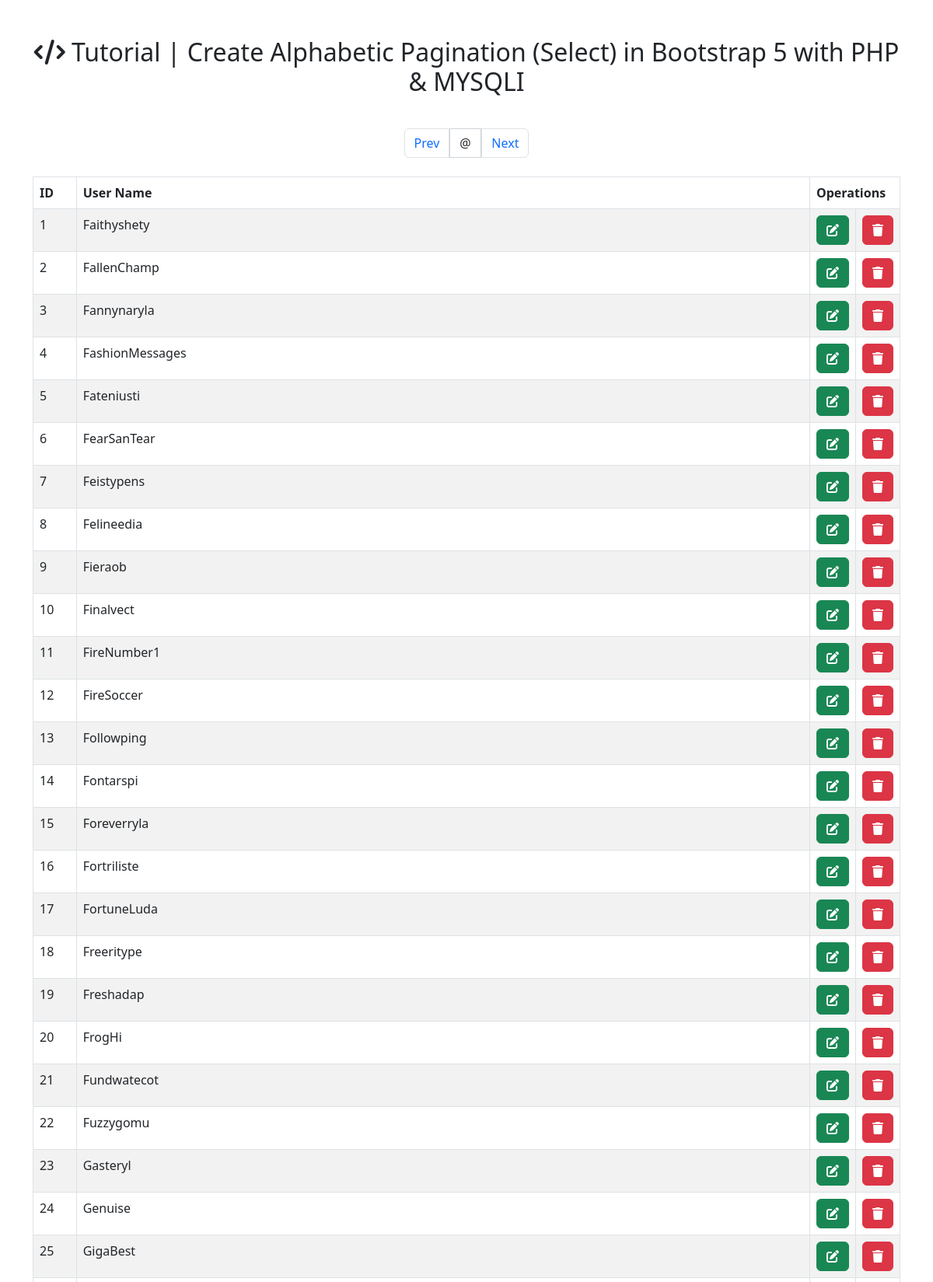
/Tutorial_Create_Alphabetical_Select_PHP_Pagination_with_Bootstrap_5_in_PHP_MYSQLI/index.php (upper part), run on the app's committed database.
### tables this page shows
CREATE TABLE `users` (
  `user_id` int(11) NOT NULL PRIMARY KEY AUTO_INCREMENT,
  `user_name` varchar(30) NOT NULL
);

### Tutorial_Create_Alphabetical_Select_PHP_Pagination_with_Bootstrap_5_in_PHP_MYSQLI/index.php (the view, shortened to what this page needs)
<?php
 $mysqli = mysqli_connect('localhost', 'db_user', 'db_password', 'db_name');
 $character_is = '';
 if(isset($_GET["character"])) {
      $character_is = $_GET["character"];
      $character_is = preg_replace('#[^a-z]#i', '', $character_is);
      $current_character = $character_is;
      $query = "SELECT * FROM users WHERE user_name LIKE '$character_is%'";
 } else {
      $query = "SELECT * FROM users ORDER BY user_id";
 }
 $result = mysqli_query($mysqli, $query);
 if (empty($letter)) {
   $next = chr(ord('A') + 0);
 }
 if ($letter = $character_is) {
   $next = chr(ord($letter) + 1);
 }
 $previous = chr(ord($letter) - 1 );
?>
<!DOCTYPE html>
<html lang="en">
    <head>
           <link rel="stylesheet" href="https://cdn.jsdelivr.net/npm/bootstrap@5.2.0/dist/css/bootstrap.min.css" />
           <link rel="stylesheet" href="https://cdnjs.cloudflare.com/ajax/libs/font-awesome/6.2.0/css/all.min.css" />
      </head>
      <body>
           <div class="container mt-5">
                <h2 class="mb-3" align="center"><i class="fa-solid fa-code"></i> Tutorial | Create Alphabetic Pagination (Select) in Bootstrap 5 with PHP & MYSQLI</h2>
                <div class="table-responsive">
                     <div align="center">
                     <?php
                          echo '<nav aria-label="Pagination">
                          <ul class="pagination justify-content-center my-4 custom-pagination">';
                          ?>
                          <li class="page-item">
                               <a class="page-link" <?php if($letter > '@') { echo "href='index.php?character=$previous'"; } ?>>Prev</a>
                          </li>
                         <?php
                          echo'<li class="page-item">
                                 <select class="form-control shadow-none">';
                                   $selected = '';
                         ?>
                                   <option value="@" onClick="window.location = 'index.php?character=&#64;'"<?php echo $selected ?>>@</option>
                                   <?php
                              echo '</select>
                              </li>';
                         ?>
                          <li class="page-item">
                               <a  class="page-link" <?php if($letter < 'Z') { echo "href='index.php?character=$next'"; } ?>>Next</a>
                          </li>
                              <?php
                          echo '
                            </ul>
                         </nav>
                          ';
                     ?>
                     </div>
                     <table class="table table-striped table-bordered">
                        <thead class="thead-white">
                         <tr>
                               <th width="5%">ID</th>
                               <th width="85%">User Name</th>
                               <th width="10%" colspan="2">Operations</th>
                         </tr>
                         </thead>
                          <?php
                          if(mysqli_num_rows($result) > 0) {
                               while($data_user = mysqli_fetch_array($result)) {
                          ?>
                          <tr>
                               <td><?php echo $data_user["user_id"]; ?></td>
                               <td><?php echo $data_user["user_name"]; ?></td>
                               <td><span class="btn btn-success"><i class="fa-solid fa-edit"></i></span></td>
                               <td><span class="btn btn-danger"><i class="fa-solid fa-trash"></i></span></td>
                          </tr>
                          <?php
                               }
                          }
                          else {
                          ?>
                          <tr>
                               <td colspan="3" align="center">Query data was not Found</td>
                          </tr>
                          <?php
                          }
                          ?>
                     </table>
                </div>
           </div>
      </body>
 </html>

### Tutorial_Create_Alphabetical_Select_PHP_Pagination_with_Bootstrap_5_in_PHP_MYSQLI/index.php (style rules this page uses)
.custom-pagination select { border-radius: 0px; }
.page-item:not(:first-child) .page-link { margin-left: unset; }

### data on the page
users: user_id "1", user_name "Faithyshety"
users: user_id "2", user_name "FallenChamp"
users: user_id "3", user_name "Fannynaryla"
users: user_id "4", user_name "FashionMessages"
users: user_id "5", user_name "Fateniusti"
users: user_id "6", user_name "FearSanTear"
users: user_id "7", user_name "Feistypens"
users: user_id "8", user_name "Felineedia"
users: user_id "9", user_name "Fieraob"
users: user_id "10", user_name "Finalvect"
users: user_id "11", user_name "FireNumber1"
users: user_id "12", user_name "FireSoccer"
users: user_id "13", user_name "Followping"
users: user_id "14", user_name "Fontarspi"
users: user_id "15", user_name "Foreverryla"
users: user_id "16", user_name "Fortriliste"
users: user_id "17", user_name "FortuneLuda"
users: user_id "18", user_name "Freeritype"
users: user_id "19", user_name "Freshadap"
users: user_id "20", user_name "FrogHi"
users: user_id "21", user_name "Fundwatecot"
users: user_id "22", user_name "Fuzzygomu"
users: user_id "23", user_name "Gasteryl"
users: user_id "24", user_name "Genuise"
users: user_id "25", user_name "GigaBest"
